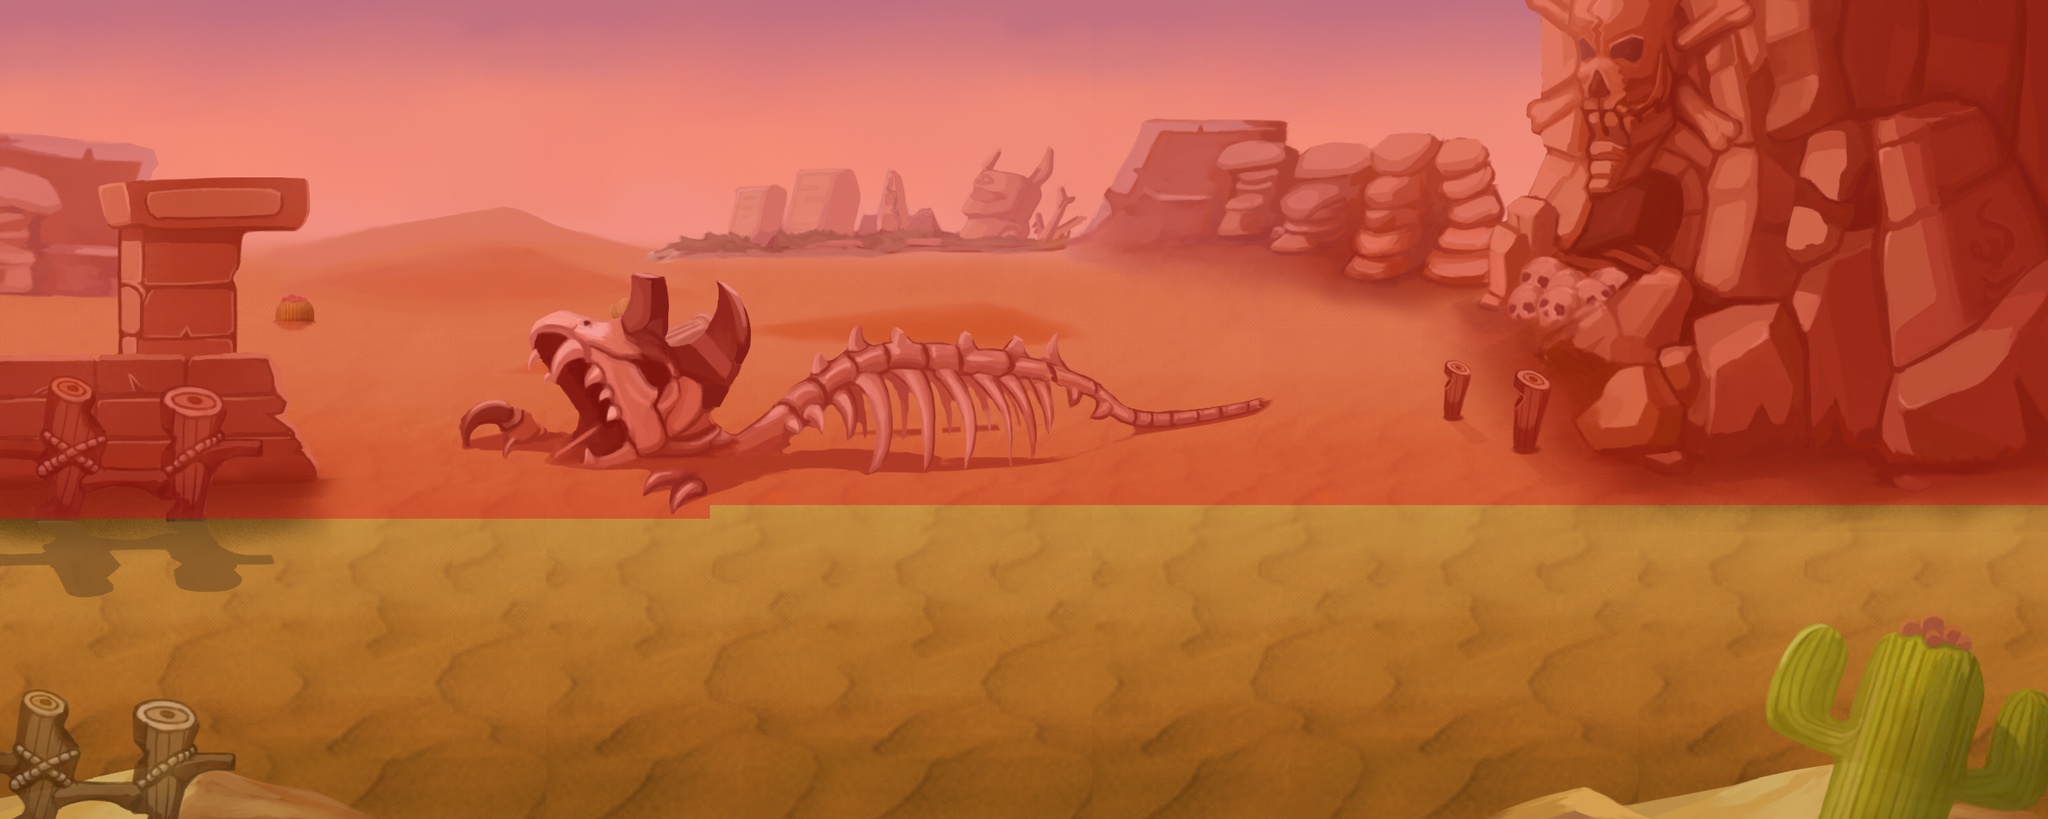

This is a level from a 2D game, rendered from its Tiled map with the project's own tilesets. A one-line summary and the map file follow, with tile-layer data summarised:
An orthogonal 75x60 tile map with 32x16 px tiles, 11 tile layers (far, far1, far2, far3, ...), 3 tilesets and 4 objects (born1, born2, born3, born4).

<map version="1.0" orientation="orthogonal" renderorder="right-down" width="75" height="60" tilewidth="32" tileheight="16" nextobjectid="5">
 <tileset firstgid="1" name="jinjing1" tilewidth="32" tileheight="16">
  <image source="../../img/map/shamo/jinjing1.png" width="2281" height="1116" />
 </tileset>
 <tileset firstgid="4900" name="yuanjing1" tilewidth="32" tileheight="16">
  <image source="../../img/map/shamo/yuanjing1.png" width="1260" height="1328" />
 </tileset>
 <tileset firstgid="8137" name="meta1" tilewidth="32" tileheight="16">
  <image source="../../img/map/public/meta1.png" width="320" height="16" />
  <tile id="0">
   <properties>
    <property name="block" value="" />
   </properties>
  </tile>
 </tileset>
 <layer name="far" width="75" height="60">
  <properties>
   <property name="XSpeed" value="0.5" />
   <property name="YSpeed" value="0.8" />
   <property name="ZOrder" value="-1" />
  </properties>
  <data>[4500 cells, 1650 non-empty, 440 distinct tile ids]</data>
 </layer>
 <layer name="far1" width="75" height="60">
  <properties>
   <property name="XSpeed" value="0.5" />
   <property name="YSpeed" value="0.8" />
   <property name="ZOrder" value="-1" />
  </properties>
  <data>[4500 cells, 2025 non-empty, 540 distinct tile ids]</data>
 </layer>
 <layer name="far2" width="75" height="60">
  <properties>
   <property name="XSpeed" value="0.5" />
   <property name="YSpeed" value="0.8" />
   <property name="ZOrder" value="-1" />
  </properties>
  <data>[4500 cells, 653 non-empty, 648 distinct tile ids]</data>
 </layer>
 <layer name="far3" width="75" height="60">
  <properties>
   <property name="XSpeed" value="0.5" />
   <property name="YSpeed" value="0.8" />
   <property name="ZOrder" value="-1" />
  </properties>
  <data>[4500 cells, 292 non-empty, 292 distinct tile ids]</data>
 </layer>
 <layer name="far4" width="75" height="60">
  <properties>
   <property name="XSpeed" value="0.5" />
   <property name="YSpeed" value="0.8" />
   <property name="ZOrder" value="-1" />
  </properties>
  <data>[4500 cells, 66 non-empty, 66 distinct tile ids]</data>
 </layer>
 <layer name="ground" width="75" height="60">
  <properties>
   <property name="XSpeed" value="1" />
   <property name="YSpeed" value="1" />
   <property name="ZOrder" value="0" />
   <property name="id" value="9" />
  </properties>
  <data>[4500 cells, 2625 non-empty, 700 distinct tile ids]</data>
 </layer>
 <layer name="ground1" width="75" height="60">
  <properties>
   <property name="XSpeed" value="1" />
   <property name="YSpeed" value="1" />
   <property name="ZOrder" value="0" />
   <property name="id" value="9" />
  </properties>
  <data>[4500 cells, 1342 non-empty, 1342 distinct tile ids]</data>
 </layer>
 <layer name="ground2" width="75" height="60">
  <properties>
   <property name="XSpeed" value="1" />
   <property name="YSpeed" value="1" />
   <property name="ZOrder" value="0" />
   <property name="id" value="9" />
  </properties>
  <data>[4500 cells, 823 non-empty, 820 distinct tile ids]</data>
 </layer>
 <layer name="near" width="75" height="60" opacity="0.84">
  <properties>
   <property name="XSpeed" value="1" />
   <property name="YSpeed" value="1" />
   <property name="ZOrder" value="1" />
  </properties>
  <data>[4500 cells, 216 non-empty, 132 distinct tile ids]</data>
 </layer>
 <layer name="near1" width="75" height="60" opacity="0.84">
  <properties>
   <property name="XSpeed" value="1" />
   <property name="YSpeed" value="1" />
   <property name="ZOrder" value="1" />
  </properties>
  <data>[4500 cells, 277 non-empty, 277 distinct tile ids]</data>
 </layer>
 <layer name="block" width="75" height="60" opacity="0.38">
  <properties>
   <property name="XSpeed" value="1" />
   <property name="YSpeed" value="1" />
   <property name="ZOrder" value="1" />
  </properties>
  <data>[4500 cells, 2801 non-empty, 1 distinct tile ids]</data>
 </layer>
 <objectgroup name="born">
  <object id="1" name="born1" x="828" y="692" width="44" height="34" />
  <object id="2" name="born2" x="694" y="844" width="42" height="42" />
  <object id="3" name="born3" x="1340" y="688" width="50" height="42" />
  <object id="4" name="born4" x="1500" y="836" width="50" height="44" />
 </objectgroup>
</map>
